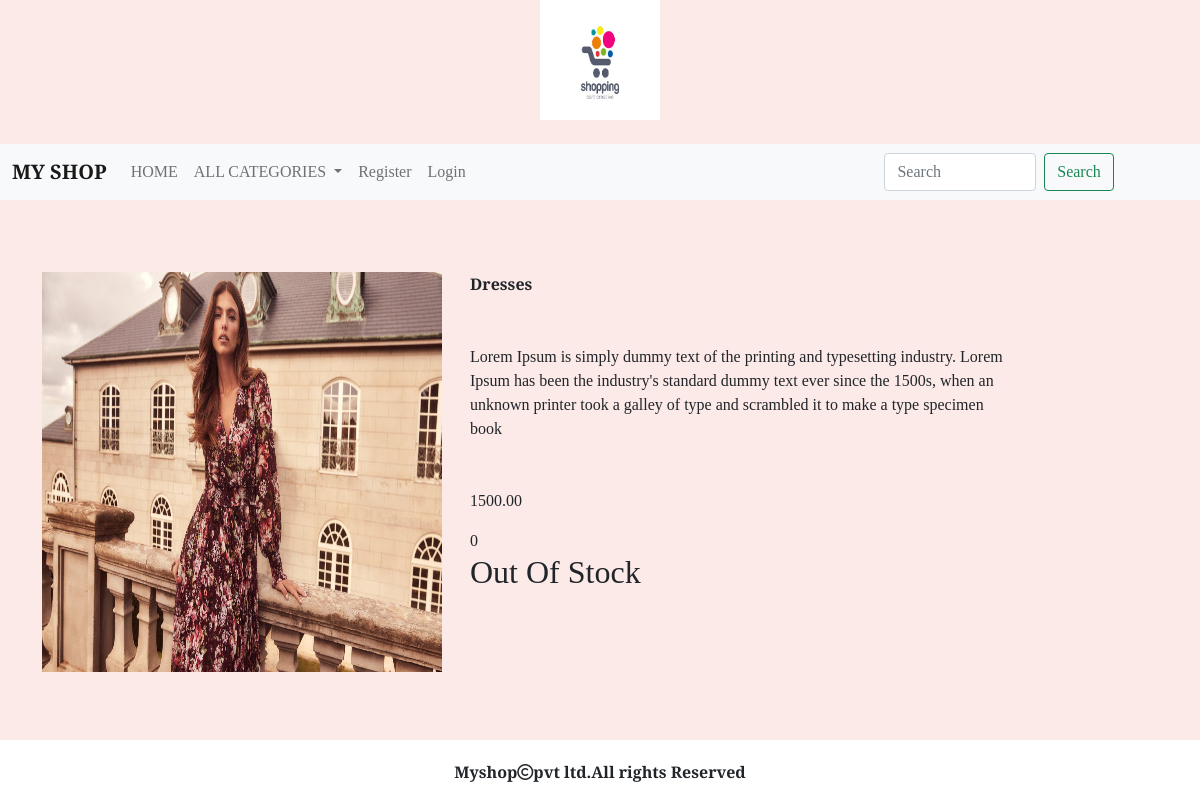
The app's page /detail/Dresses with its own data.
### shop/models.py (models this page shows, shortened)
class Product(models.Model):
    name = models.CharField(max_length=20)
    desc = models.TextField()
    image = models.ImageField(upload_to="images/category", null=True, blank=True)
    price = models.DecimalField(max_digits=10,decimal_places=2)
    category = models.ForeignKey(Category,on_delete=models.CASCADE)
    stock = models.IntegerField()
    available = models.BooleanField(default=True)
    created = models.DateTimeField(auto_now_add=True)
    updated = models.DateTimeField(auto_now=True)

### shop/views.py (the view)
# urls.py: path('detail/<p>',views.detail,name='detail'),
def detail(request,p):
    p = Product.objects.filter(name=p)
    return render(request, 'detail.html', {'p':p})

### cart/context_processors.py (called while the page is built)
def total(request):
    item_count=0
    if request.user:
        u=request.user
        try:
           cart=Cart.objects.filter(user=u)
           for i in cart:
               item_count+=i.quantity
        except:
           item_count=0
    return{'count':item_count}

### shop/context_processors.py (called while the page is built)
def menu_links(request):
    c=Category.objects.all()
    return {'links':c}

### templates/detail.html
<!DOCTYPE html>
{% extends 'base.html' %}
{% load static %}
{% block content %}
<br>
<div class="container" style="margin-bottom:100px;">
    <div class="row mt-5">
      {% for i in p %}
      <div class="col-sm-4 me-5">
          <img src="{{i.image.url}}" alt="img" height="400px" width="400px">
      </div>
      <div class="col-sm-6 me-5">
      <p><b>{{i.name}}</b></p>
      <p class="mt-5">{{i.desc}}</p>
      <p class="mt-5">{{i.price}}</p>
         {{i.stock}}
      {% if user.superuser == True %}
        {% if i.stock == 0 %}
        <h2>Out Of Stock</h2>
        <a href="{% url 'admin:index' %}" class="btn btn-danger">Add STOCK</a>
        {% else %}
        <h2>Product In Stock</h2>
        <a href="{% url 'admin:index' %}" class="btn btn-danger">Add STOCK</a>
        {% endif %}
        {% else %}
        {% if i.stock == 0 %}
        <h2>Out Of Stock</h2>
        {% else %}
      <a href="{% url 'cart:addtocart' i.name %}" class="btn btn-danger">Add To Cart</a>
        {% endif %}
    {% endif %}
      </div>
      {% endfor %}
  </div>
</div>
{% endblock %}

### static/css/style.css (style rules this page uses)
body { font-family: 'Playfair Display', serif; background-color:#fceae8 }

### records on screen
Product: image (picture), name "Dresses", desc "Lorem Ipsum is simply dummy text of the printing and typesetting industry. Lorem Ipsum has been the industry's standard dummy text ever since the 1500s, when an unknown printer took a galley of type and scrambled it to make a type specimen book", price "1500.00", stock "0", shows "Out Of Stock"
